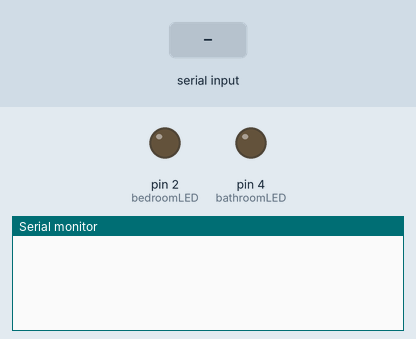
A sketch run on a simulated Arduino Uno, built with avr-gcc and run on an emulated ATmega328P. On the bench: output pins drawn as LEDs (lit = HIGH), the last lines printed to the serial monitor. The inputs (shaded band) are chosen by the test bench.

Above: at 1.2 s.
1.3 s: "send smoke ratio\n" received over Serial
At 3.1 s:
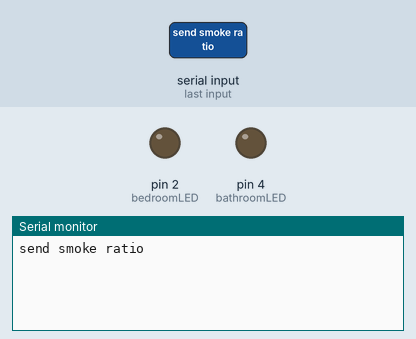
3.8 s: "bedroom on\n" received over Serial
At 6.0 s:
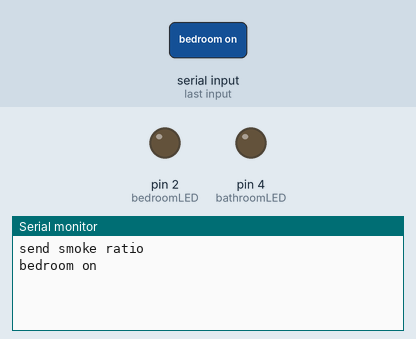
6.3 s: "bedroom off\n" received over Serial
At 7.9 s:
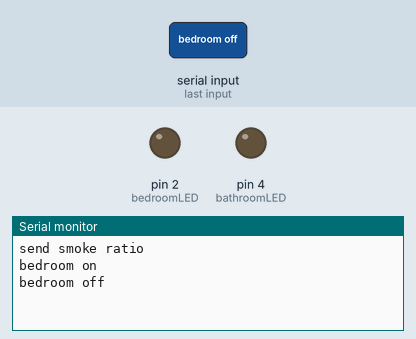

Measured:
- after the input at 1.3 s, the serial monitor: prints a new line after 1.0 s (image 1)
- after the input at 3.8 s, the serial monitor: prints a new line after 1.0 s (image 2)
- after the input at 6.3 s, the serial monitor: prints a new line after 1.0 s (image 3)

The sketch:

jarvis.ino
```cpp
#include <stdio.h>


char buff[100]; // we're going to use this to hold our string
String voice;
int bedroomLED = 2,  //Connect bedroom LED 1 To Pin #2
bathroomLED = 4,    //Connect bedroom LED 1 To Pin #4
smokeSensor = A5,
tempSensor = 3;


void setup() {
    Serial.begin(9600);
    pinMode(bedroomLED, OUTPUT);
    pinMode(bathroomLED, OUTPUT);
    pinMode(smokeSensor, INPUT);
    pinMode(tempSensor, INPUT);
}

void loop() {


  while (Serial.available())
  {
    //Check if there is an available byte to read
    voice = Serial.readString();
    Serial.println(voice);

  }

  if (voice.length() > 0)
  {

  //-----------------------------------------------------------------------//

  //----------Get the Gas data to mobile----------//
    if(voice == "send smoke ratio") {

      int analogSensor = analogRead(smokeSensor);
      sprintf(buff, "%d", analogSensor);  // and finally the integer
      Serial.write(buff);
      Serial.write("\n");
      delay(1000);
    }
  //--------------------------------------------//

  //----------Turn On Bedroom OR Bathroom Lights----------//
    else if(voice == "bedroom on") {digitalWrite(bedroomLED, HIGH);}
    else if(voice == "bedroom off") {digitalWrite(bedroomLED, LOW);}
    else if(voice == "bathroom on") {digitalWrite(bathroomLED, HIGH);}
    else if(voice == "bathroom off") {digitalWrite(bathroomLED, LOW);}
  //--------------------------------------//

    else if(voice == "all lights on")
    {
      digitalWrite(bedroomLED, HIGH);
      digitalWrite(bathroomLED, HIGH);
    }
    else if(voice == "all lights off")
    {
      digitalWrite(bedroomLED, LOW);
      digitalWrite(bathroomLED, LOW);
    }

  //----------Get the temperature data to mobile----------//
    else if(voice == "send temperature ratio") {
      int analogSensor = digitalRead(tempSensor);
      sprintf(buff, "%d", analogSensor);  // and finally the integer
      Serial.write(buff);
      Serial.write("\n");
      delay(1000);
    }
  //------------------------------------------------------//

    voice="";

  }

}
```
